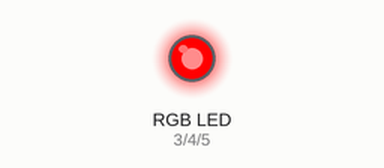
The sketch below on a simulated Arduino Uno, built with avr-gcc and run on an emulated ATmega328P. On the bench: an RGB LED mixed from three pins (HIGH = lit).

Above: at 0.5 s.
At 1.5 s:
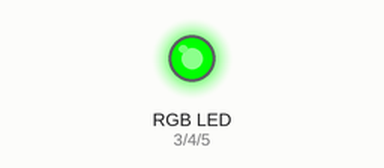
At 2.5 s:
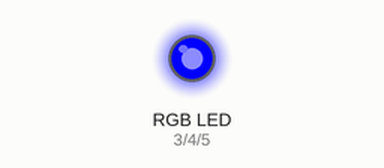
At 3.5 s:
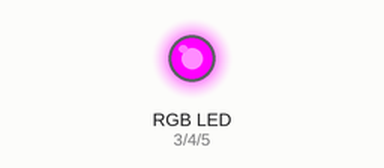
At 4.5 s:
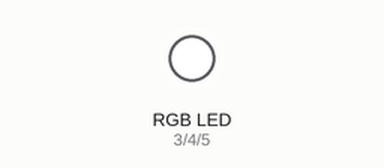
Timing chart, 0 to 6.5 s (numbered marks = the images above):
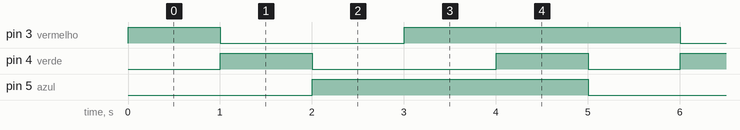

Measured:
- by itself, pin 3 (vermelho): repeats every 5.0 s: LOW 2.0 s, HIGH 3.0 s
- by itself, pin 4 (verde): repeats every 5.0 s: LOW 2.0 s, HIGH 1.0 s, LOW 1.0 s, HIGH 1.0 s
- by itself, pin 5 (azul): alternates HIGH for 3.0 s and LOW for 2.0 s

The sketch:

LedRGB.ino
```cpp
int vermelho = 3;
int verde = 4;
int azul = 5;

void setup() {

  pinMode(vermelho, OUTPUT);
  pinMode(verde, OUTPUT);
  pinMode(azul, OUTPUT);

}

void loop() {

  // Vermelho
  digitalWrite(vermelho, HIGH);
  digitalWrite(verde, LOW);
  digitalWrite(azul, LOW);
  delay(1000);

  // Verde
  digitalWrite(vermelho, LOW);
  digitalWrite(verde, HIGH);
  digitalWrite(azul, LOW);
  delay(1000);

  // Azul
  digitalWrite(vermelho, LOW);
  digitalWrite(verde, LOW);
  digitalWrite(azul, HIGH);
  delay(1000);

  // Roxo
  digitalWrite(vermelho, HIGH);
  digitalWrite(verde, LOW);
  digitalWrite(azul, HIGH);
  delay(1000);

  // Branco
  digitalWrite(vermelho, HIGH);
  digitalWrite(verde, HIGH);
  digitalWrite(azul, HIGH);
  delay(1000);

}
```
